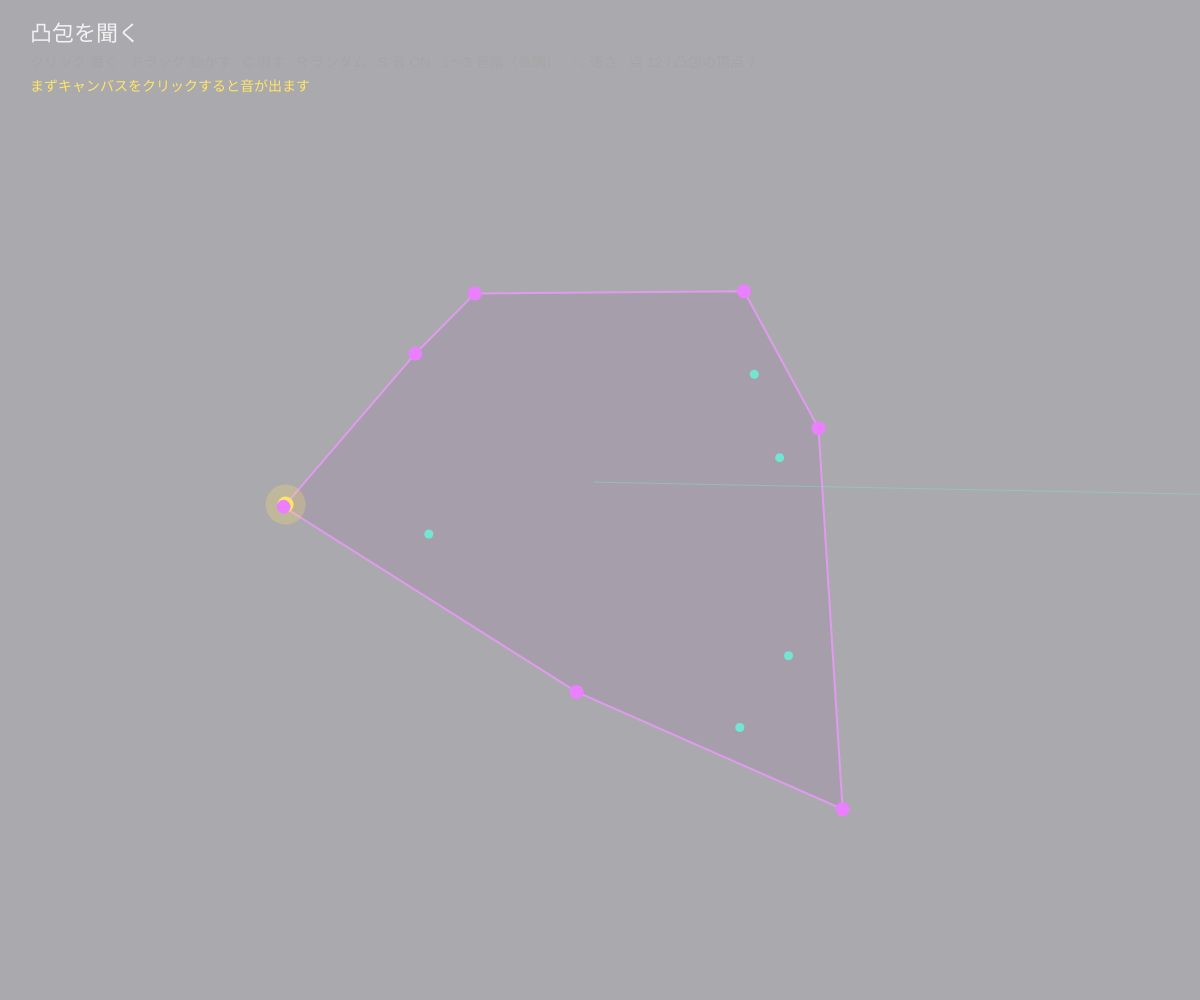
Frame 1 (no input)
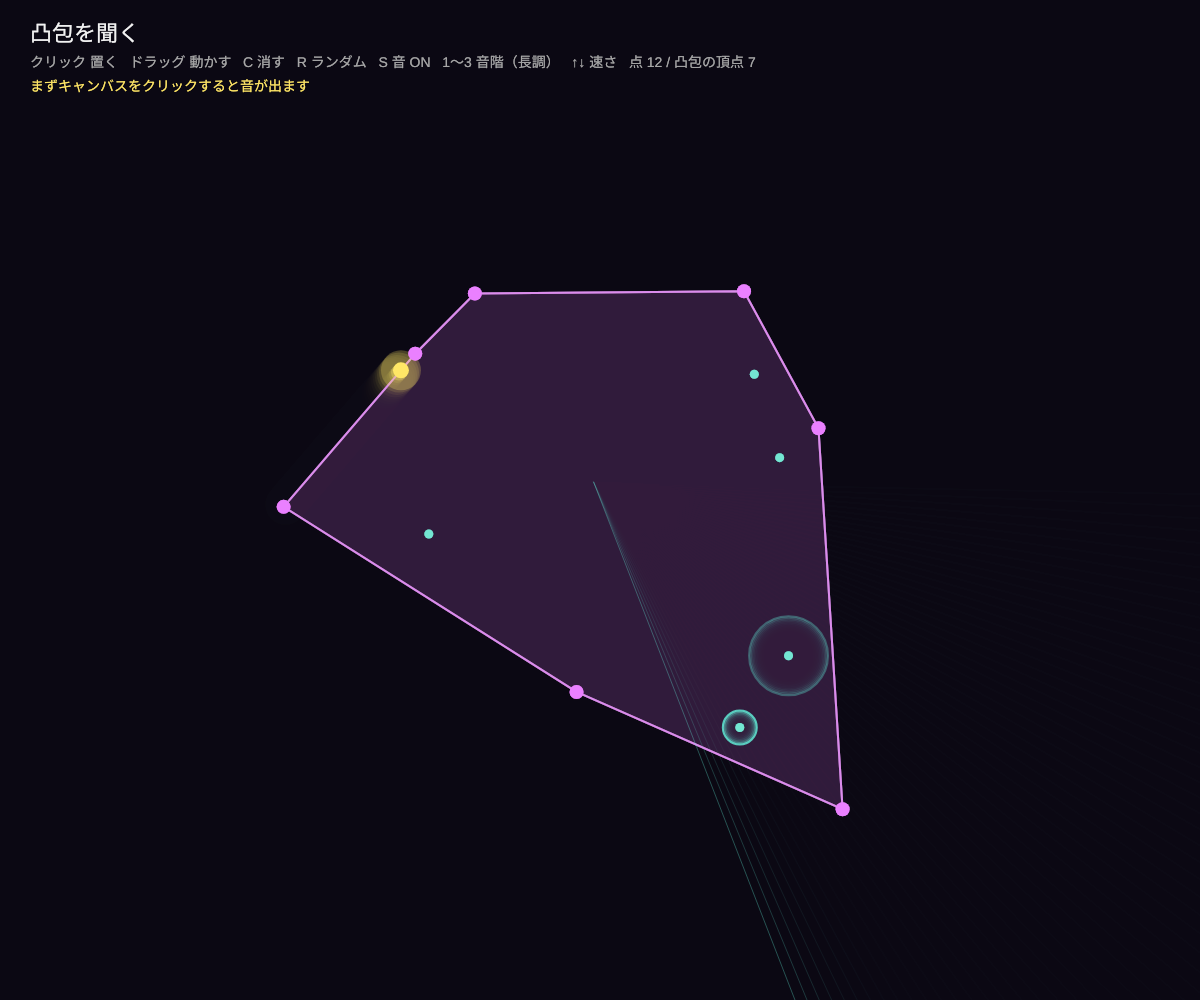
Frame 60 (no input)
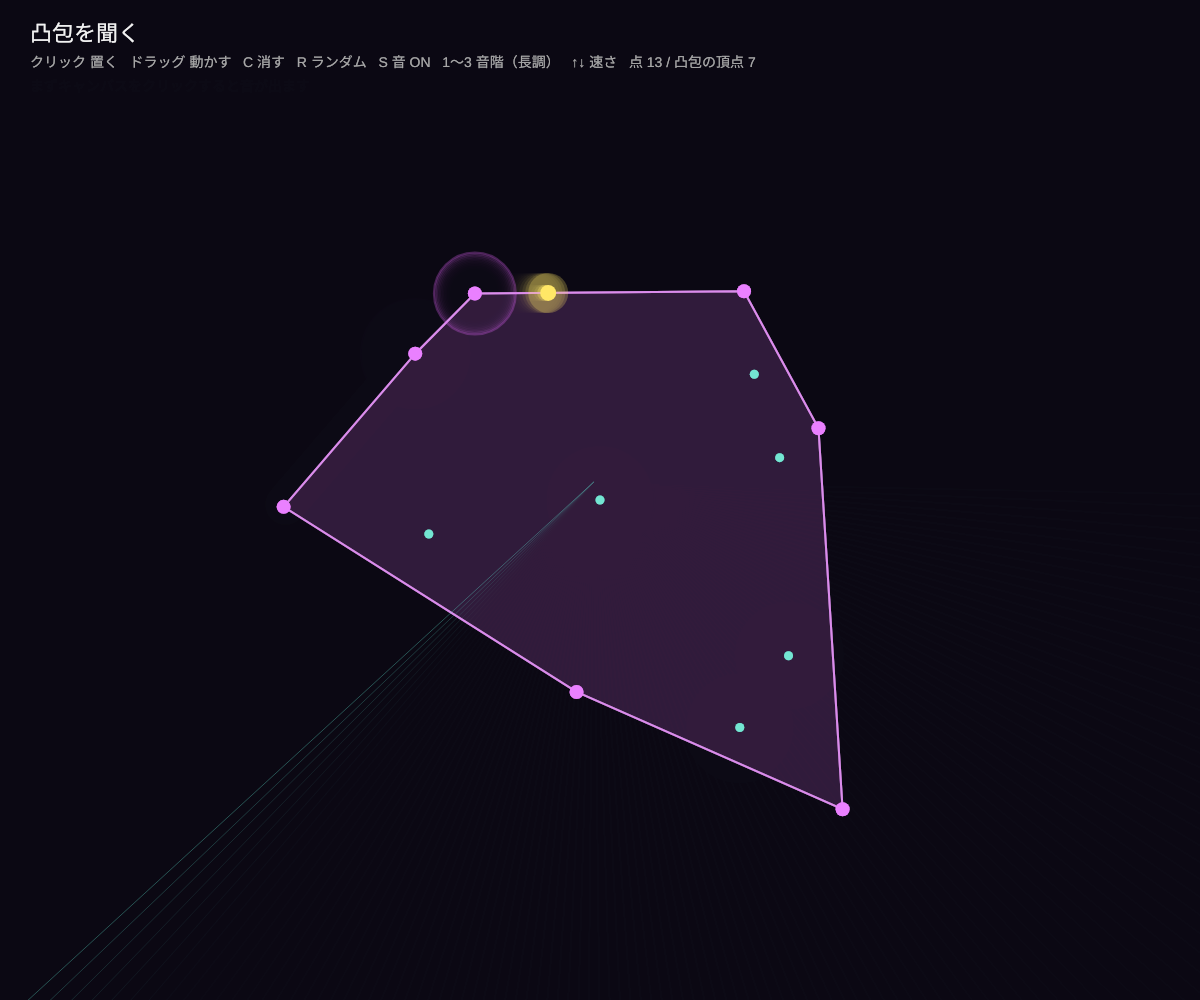
Frame 120 (the mouse pressed at the canvas centre since frame 60)

The p5.js sketch that drew these frames (run headless with seeded random() and noise() and a simulated clock; from frame 60 on, the mouse is pressed at the canvas centre):

// p5.js sketch
// ── sketch.js
// ============================================
// 13 凸包を聞く（自由制作のベース）🔊
// 置いた点の凸包を毎フレーム計算し（アンドリューの単調連鎖法 = グレアム走査の仲間）、
// 光の粒が凸包のふちを一周しながら、頂点を通るたびに音を鳴らす。高さ = 頂点の上下の位置
// 中の点は、中心から回るレーダーが通ると小さく鳴る。点を動かすと、形も曲も変わる
// 操作：クリック = 点を置く（最初のクリックで音が出る） / ドラッグ = 動かす
//       C = 全部消す / R = ランダム / S = 音のオン・オフ / 1〜3 = 音階 / ↑↓ = 速さ
// ★ 自由制作：音階・音色・速さ・色・形のルールを変えて、自分の「凸包楽器」をつくろう
// ============================================

let pts = [];
let hull = [];
let scales = {
  1: [0, 2, 4, 7, 9],     // ★ 長調ペンタトニック
  2: [0, 3, 5, 7, 10],    // 短調ペンタトニック
  3: [0, 1, 5, 7, 8],     // 都節音階
};
let scaleNo = 1;
let baseMidi = 57;      // ★ いちばん下の音（MIDI 番号）
let speedPx = 3;        // ★ 光の粒の速さ（1 フレームに何ピクセル）
let wave = 'triangle';  // ★ 音色：'sine' 'triangle' 'square' 'sawtooth'
let soundOn = true;
let head = 0;           // 周の上の位置（ピクセル）
let radar = 0;          // レーダーの角度
let flashes = [];       // 鳴った点の光
let drag = -1;

function setup() {
  createCanvas(windowWidth, windowHeight);
  colorMode(HSB, 360, 100, 100, 100);
  for (let i = 0; i < 12; i++) pts.push(createVector(random(width * 0.2, width * 0.8), random(height * 0.25, height * 0.85)));
}

// ★ 凸包（単調連鎖法）：x で並べて、下側と上側を「左に曲がる」だけ残して作る
function turn(o, a, b) { return (a.x - o.x) * (b.y - o.y) - (a.y - o.y) * (b.x - o.x); }
function convexHull(P) {
  if (P.length < 3) return P.map((p, i) => i);
  let idx = [...P.keys()].sort((a, b) => P[a].x - P[b].x || P[a].y - P[b].y);
  let lower = [], upper = [];
  for (let i of idx) { while (lower.length >= 2 && turn(P[lower[lower.length - 2]], P[lower[lower.length - 1]], P[i]) <= 0) lower.pop(); lower.push(i); }
  for (let i of idx.slice().reverse()) { while (upper.length >= 2 && turn(P[upper[upper.length - 2]], P[upper[upper.length - 1]], P[i]) <= 0) upper.pop(); upper.push(i); }
  return lower.slice(0, -1).concat(upper.slice(0, -1));
}

function pitchOf(p) {
  let sc = scales[scaleNo];
  let k = floor(map(p.y, height, 0, 0, sc.length * 3));   // 上にあるほど高い音
  k = constrain(k, 0, sc.length * 3 - 1);
  return baseMidi + 12 * floor(k / sc.length) + sc[k % sc.length];
}

function draw() {
  background(250, 50, 8, 35);   // 少し残像を残す
  hull = convexHull(pts);

  // 凸包の面
  if (hull.length >= 3) {
    noStroke(); fill(290, 50, 60, 12);
    beginShape(); for (let i of hull) vertex(pts[i].x, pts[i].y); endShape(CLOSE);
    stroke(290, 40, 100, 80); strokeWeight(2); noFill();
    beginShape(); for (let i of hull) vertex(pts[i].x, pts[i].y); endShape(CLOSE);
  }

  // 光の粒がふちを進む
  if (hull.length >= 2) {
    let lens = hull.map((i, k) => p5.Vector.dist(pts[i], pts[hull[(k + 1) % hull.length]]));
    let total = lens.reduce((a, b) => a + b, 0);
    let before = head % max(total, 1);
    head += speedPx;
    let after = head % max(total, 1);
    // 頂点を通過したら鳴らす
    let acc = 0;
    for (let k = 0; k < hull.length; k++) {
      let vPos = acc;   // 頂点 k の周上の位置
      let crossed = before <= after ? before < vPos && vPos <= after : vPos > before || vPos <= after;
      if (crossed) ring(hull[k], 0.28, 0.5);
      acc += lens[k];
    }
    // 粒の位置
    acc = 0;
    for (let k = 0; k < hull.length; k++) {
      if (after <= acc + lens[k]) {
        let a = pts[hull[k]], b = pts[hull[(k + 1) % hull.length]];
        let t = (after - acc) / max(lens[k], 1e-6);
        noStroke(); fill(50, 60, 100); circle(lerp(a.x, b.x, t), lerp(a.y, b.y, t), 16);
        fill(50, 60, 100, 25); circle(lerp(a.x, b.x, t), lerp(a.y, b.y, t), 40);
        break;
      }
      acc += lens[k];
    }
  }

  // レーダー：中の点を小さく鳴らす
  if (hull.length >= 3) {
    let c = createVector(0, 0); for (let i of hull) c.add(pts[i]); c.div(hull.length);
    let prev = radar; radar = (radar + 0.02) % TWO_PI;
    stroke(170, 60, 100, 30); strokeWeight(1);
    line(c.x, c.y, c.x + cos(radar) * 2000, c.y + sin(radar) * 2000);
    pts.forEach((p, i) => {
      if (hull.includes(i)) return;
      let a = (atan2(p.y - c.y, p.x - c.x) + TWO_PI) % TWO_PI;
      if ((prev < radar && prev < a && a <= radar) || (prev > radar && (a > prev || a <= radar))) ring(i, 0.08, 0.25);
    });
  }

  // 点と光
  pts.forEach((p, i) => {
    noStroke();
    fill(hull.includes(i) ? color(290, 50, 100) : color(170, 50, 90));
    circle(p.x, p.y, hull.includes(i) ? 14 : 9);
  });
  flashes = flashes.filter((f) => f.life > 0);
  for (let f of flashes) { noFill(); stroke(f.h, 60, 100, f.life); strokeWeight(2); circle(f.x, f.y, 110 - f.life); f.life -= 3; }

  noStroke(); fill(0, 0, 95); textAlign(LEFT, TOP); textSize(22);
  text('凸包を聞く', 30, 24);
  fill(0, 0, 65); textSize(14);
  text(`クリック 置く   ドラッグ 動かす   C 消す   R ランダム   S 音 ${soundOn ? 'ON' : 'OFF'}   1〜3 音階（${['', '長調', '短調', '都節'][scaleNo]}）   ↑↓ 速さ   点 ${pts.length} / 凸包の頂点 ${hull.length}`, 30, 56);
  if (!audioCtx) { fill(50, 60, 100); text('まずキャンバスをクリックすると音が出ます', 30, 80); }
}

function ring(i, vol, dur) {
  let p = pts[i];
  let m = pitchOf(p);
  if (soundOn) playNote(440 * pow(2, (m - 69) / 12), vol, dur, hull.includes(i) ? wave : 'sine');
  flashes.push({ x: p.x, y: p.y, h: hull.includes(i) ? 290 : 170, life: 100 });
}

function mousePressed() {
  startAudio();
  drag = -1;
  pts.forEach((p, i) => { if (dist(mouseX, mouseY, p.x, p.y) < 12) drag = i; });
  if (drag < 0 && mouseY > 90) pts.push(createVector(mouseX, mouseY));
}
function mouseDragged() { if (drag >= 0) { pts[drag].x = mouseX; pts[drag].y = mouseY; } }
function mouseReleased() { drag = -1; }

function keyPressed() {
  if (key === 'c' || key === 'C') pts = [];
  if (key === 'r' || key === 'R') { pts = []; for (let i = 0; i < 14; i++) pts.push(createVector(random(width * 0.15, width * 0.85), random(height * 0.25, height * 0.9))); }
  if (key === 's' || key === 'S') soundOn = !soundOn;
  if ('123'.includes(key)) scaleNo = Number(key);
  if (key === UP_ARROW) { speedPx = min(speedPx + 1, 20); return false; }
  if (key === DOWN_ARROW) { speedPx = max(speedPx - 1, 1); return false; }
}

function windowResized() { resizeCanvas(windowWidth, windowHeight); }

// ==================================================
// ここから下は「音を鳴らすための道具」です
// ==================================================
let audioCtx, masterOut;
function startAudio() {
  if (!audioCtx) { audioCtx = new AudioContext(); masterOut = audioCtx.createDynamicsCompressor(); masterOut.connect(audioCtx.destination); }
  audioCtx.resume();
}
function playNote(freqHz, volume = 0.3, duration = 0.3, type = 'triangle', when) {
  if (!audioCtx) return;
  let t = when === undefined ? audioCtx.currentTime : when;
  let osc = audioCtx.createOscillator(), amp = audioCtx.createGain();
  osc.type = type; osc.frequency.value = freqHz;
  amp.gain.setValueAtTime(0.0001, t);
  amp.gain.exponentialRampToValueAtTime(volume, t + 0.01);
  amp.gain.exponentialRampToValueAtTime(0.0001, t + duration);
  osc.connect(amp); amp.connect(masterOut); osc.start(t); osc.stop(t + duration + 0.05);
}
